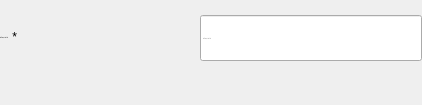
                            <widget class="QWidget" name="widget_7" native="true">
                             <property name="minimumSize">
                              <size>
                               <width>0</width>
                               <height>105</height>
                              </size>
                             </property>
                             <property name="maximumSize">
                              <size>
                               <width>16777215</width>
                               <height>105</height>
                              </size>
                             </property>
                             <layout class="QVBoxLayout" name="verticalLayout_3">
                              <property name="spacing">
                               <number>0</number>
                              </property>
                              <property name="leftMargin">
                               <number>0</number>
                              </property>
                              <property name="topMargin">
                               <number>0</number>
                              </property>
                              <property name="rightMargin">
                               <number>0</number>
                              </property>
                              <property name="bottomMargin">
                               <number>0</number>
                              </property>
                              <item>
                               <widget class="QWidget" name="widget_27" native="true">
                                <layout class="QHBoxLayout" name="horizontalLayout_29">
                                 <property name="spacing">
                                  <number>0</number>
                                 </property>
                                 <property name="leftMargin">
                                  <number>0</number>
                                 </property>
                                 <property name="topMargin">
                                  <number>0</number>
                                 </property>
                                 <property name="rightMargin">
                                  <number>0</number>
                                 </property>
                                 <property name="bottomMargin">
                                  <number>0</number>
                                 </property>
                                 <item>
                                  <layout class="QHBoxLayout" name="formInput_11">
                                   <property name="spacing">
                                    <number>0</number>
                                   </property>
                                   <property name="topMargin">
                                    <number>0</number>
                                   </property>
                                   <item alignment="Qt::AlignTop">
                                    <widget class="QWidget" name="label_product_2" native="true">
                                     <property name="minimumSize">
                                      <size>
                                       <width>200</width>
                                       <height>0</height>
                                      </size>
                                     </property>
                                     <property name="maximumSize">
                                      <size>
                                       <width>200</width>
                                       <height>16777215</height>
                                      </size>
                                     </property>
                                     <layout class="QHBoxLayout" name="horizontalLayout_9">
                                      <property name="spacing">
                                       <number>0</number>
                                      </property>
                                      <property name="leftMargin">
                                       <number>0</number>
                                      </property>
                                      <property name="topMargin">
                                       <number>30</number>
                                      </property>
                                      <property name="rightMargin">
                                       <number>0</number>
                                      </property>
                                      <property name="bottomMargin">
                                       <number>0</number>
                                      </property>
                                      <item>
                                       <widget class="QLabel" name="label_4">
                                        <property name="font">
                                         <font>
                                          <family>Cambria</family>
                                          <pointsize>-1</pointsize>
                                          <bold>false</bold>
                                         </font>
                                        </property>
                                        <property name="text">
                                         <string>Mã đơn vị cung cấp</string>
                                        </property>
                                       </widget>
                                      </item>
                                      <item>
                                       <widget class="QLabel" name="label_required_5">
                                        <property name="sizePolicy">
                                         <sizepolicy hsizetype="Expanding" vsizetype="Preferred">
                                          <horstretch>0</horstretch>
                                          <verstretch>0</verstretch>
                                         </sizepolicy>
                                        </property>
                                        <property name="text">
                                         <string> *</string>
                                        </property>
                                       </widget>
                                      </item>
                                     </layout>
                                    </widget>
                                   </item>
                                   <item alignment="Qt::AlignTop">
                                    <widget class="QWidget" name="widget_28" native="true">
                                     <property name="maximumSize">
                                      <size>
                                       <width>16777215</width>
                                       <height>16777215</height>
                                      </size>
                                     </property>
                                     <layout class="QVBoxLayout" name="verticalLayout_20">
                                      <property name="spacing">
                                       <number>0</number>
                                      </property>
                                      <property name="leftMargin">
                                       <number>0</number>
                                      </property>
                                      <property name="topMargin">
                                       <number>15</number>
                                      </property>
                                      <property name="rightMargin">
                                       <number>0</number>
                                      </property>
                                      <property name="bottomMargin">
                                       <number>0</number>
                                      </property>
                                      <item>
                                       <widget class="QLineEdit" name="code_le">
                                        <property name="minimumSize">
                                         <size>
                                          <width>222</width>
                                          <height>46</height>
                                         </size>
                                        </property>
                                        <property name="maximumSize">
                                         <size>
                                          <width>16777215</width>
                                          <height>16777215</height>
                                         </size>
                                        </property>
                                        <property name="font">
                                         <font>
                                          <family>Cambria</family>
                                          <pointsize>-1</pointsize>
                                         </font>
                                        </property>
                                        <property name="text">
                                         <string/>
                                        </property>
                                        <property name="placeholderText">
                                         <string>Mã đơn vị cung cấp</string>
                                        </property>
                                        <property name="clearButtonEnabled">
                                         <bool>true</bool>
                                        </property>
                                       </widget>
                                      </item>
                                      <item>
                                       <widget class="QLabel" name="error_code">
                                        <property name="text">
                                         <string/>
                                        </property>
                                        <property name="margin">
                                         <number>0</number>
                                        </property>
                                       </widget>
                                      </item>
                                     </layout>
                                    </widget>
                                   </item>
                                  </layout>
                                 </item>
                                </layout>
                               </widget>
                              </item>
                             </layout>
                            </widget>
